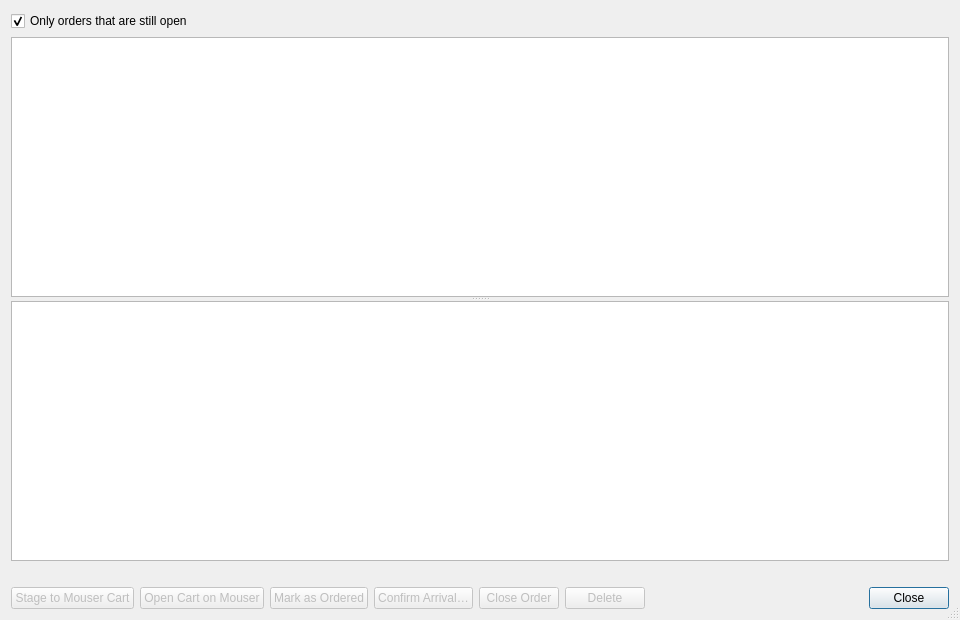
<?xml version="1.0" encoding="UTF-8"?>
<ui version="4.0">
 <class>OrderManagerDialog</class>
 <widget class="QDialog" name="OrderManagerDialog">
  <property name="geometry">
   <rect>
    <x>0</x>
    <y>0</y>
    <width>960</width>
    <height>620</height>
   </rect>
  </property>
  <property name="windowTitle">
   <string>Orders</string>
  </property>
  <property name="sizeGripEnabled">
   <bool>true</bool>
  </property>
  <layout class="QVBoxLayout" name="mainLayout">
   <item>
    <layout class="QHBoxLayout" name="filterLayout">
     <item>
      <widget class="QCheckBox" name="openOnlyCheck">
       <property name="text">
        <string>Only orders that are still open</string>
       </property>
       <property name="checked">
        <bool>true</bool>
       </property>
      </widget>
     </item>
     <item>
      <spacer name="filterSpacer">
       <property name="orientation">
        <enum>Qt::Horizontal</enum>
       </property>
       <property name="sizeHint" stdset="0">
        <size>
         <width>40</width>
         <height>20</height>
        </size>
       </property>
      </spacer>
     </item>
    </layout>
   </item>
   <item>
    <widget class="QSplitter" name="splitter">
     <property name="orientation">
      <enum>Qt::Vertical</enum>
     </property>
     <widget class="QTableWidget" name="orderTable">
      <property name="selectionBehavior">
       <enum>QAbstractItemView::SelectRows</enum>
      </property>
      <property name="selectionMode">
       <enum>QAbstractItemView::SingleSelection</enum>
      </property>
      <property name="editTriggers">
       <set>QAbstractItemView::NoEditTriggers</set>
      </property>
      <property name="alternatingRowColors">
       <bool>true</bool>
      </property>
      <attribute name="verticalHeaderVisible">
       <bool>false</bool>
      </attribute>
     </widget>
     <widget class="QTableWidget" name="lineTable">
      <property name="selectionBehavior">
       <enum>QAbstractItemView::SelectRows</enum>
      </property>
      <property name="selectionMode">
       <enum>QAbstractItemView::SingleSelection</enum>
      </property>
      <property name="alternatingRowColors">
       <bool>true</bool>
      </property>
      <attribute name="verticalHeaderVisible">
       <bool>false</bool>
      </attribute>
     </widget>
    </widget>
   </item>
   <item>
    <widget class="QLabel" name="statusLabel">
     <property name="text">
      <string notr="true"/>
     </property>
     <property name="wordWrap">
      <bool>true</bool>
     </property>
    </widget>
   </item>
   <item>
    <layout class="QHBoxLayout" name="footerLayout">
     <item>
      <widget class="QPushButton" name="stageButton">
       <property name="text">
        <string>Stage to Mouser Cart</string>
       </property>
       <property name="enabled">
        <bool>false</bool>
       </property>
      </widget>
     </item>
     <item>
      <widget class="QPushButton" name="openCartButton">
       <property name="text">
        <string>Open Cart on Mouser</string>
       </property>
       <property name="toolTip">
        <string>Opens this order's cart on mouser.com in your browser. Needs the order to have been staged at least once.</string>
       </property>
       <property name="enabled">
        <bool>false</bool>
       </property>
      </widget>
     </item>
     <item>
      <widget class="QPushButton" name="submittedButton">
       <property name="text">
        <string>Mark as Ordered</string>
       </property>
       <property name="toolTip">
        <string>Records that you placed this order on mouser.com — PartManager never checks out for you. Asks for the Mouser order number, which is optional.</string>
       </property>
       <property name="enabled">
        <bool>false</bool>
       </property>
      </widget>
     </item>
     <item>
      <widget class="QPushButton" name="receiveButton">
       <property name="text">
        <string>Confirm Arrival…</string>
       </property>
       <property name="toolTip">
        <string>Books the selected line's package into stock. Type what arrived in this package — partial deliveries add up on their own.</string>
       </property>
       <property name="enabled">
        <bool>false</bool>
       </property>
      </widget>
     </item>
     <item>
      <widget class="QPushButton" name="closeOrderButton">
       <property name="text">
        <string>Close Order</string>
       </property>
       <property name="toolTip">
        <string>Finishes this order. Anything that never fully arrived is marked backordered; stock is not touched.</string>
       </property>
       <property name="enabled">
        <bool>false</bool>
       </property>
      </widget>
     </item>
     <item>
      <widget class="QPushButton" name="deleteButton">
       <property name="text">
        <string>Delete</string>
       </property>
       <property name="toolTip">
        <string>Deletes this order and its lines. Parts that already arrived stay in stock — their stock entries are not undone.</string>
       </property>
       <property name="enabled">
        <bool>false</bool>
       </property>
      </widget>
     </item>
     <item>
      <spacer name="footerSpacer">
       <property name="orientation">
        <enum>Qt::Horizontal</enum>
       </property>
       <property name="sizeHint" stdset="0">
        <size>
         <width>40</width>
         <height>20</height>
        </size>
       </property>
      </spacer>
     </item>
     <item>
      <widget class="QPushButton" name="closeButton">
       <property name="text">
        <string>Close</string>
       </property>
       <property name="toolTip">
        <string>Closes this window. Nothing is discarded — every action here was written as you made it.</string>
       </property>
       <property name="default">
        <bool>true</bool>
       </property>
      </widget>
     </item>
    </layout>
   </item>
  </layout>
 </widget>
 <resources/>
 <connections/>
</ui>
